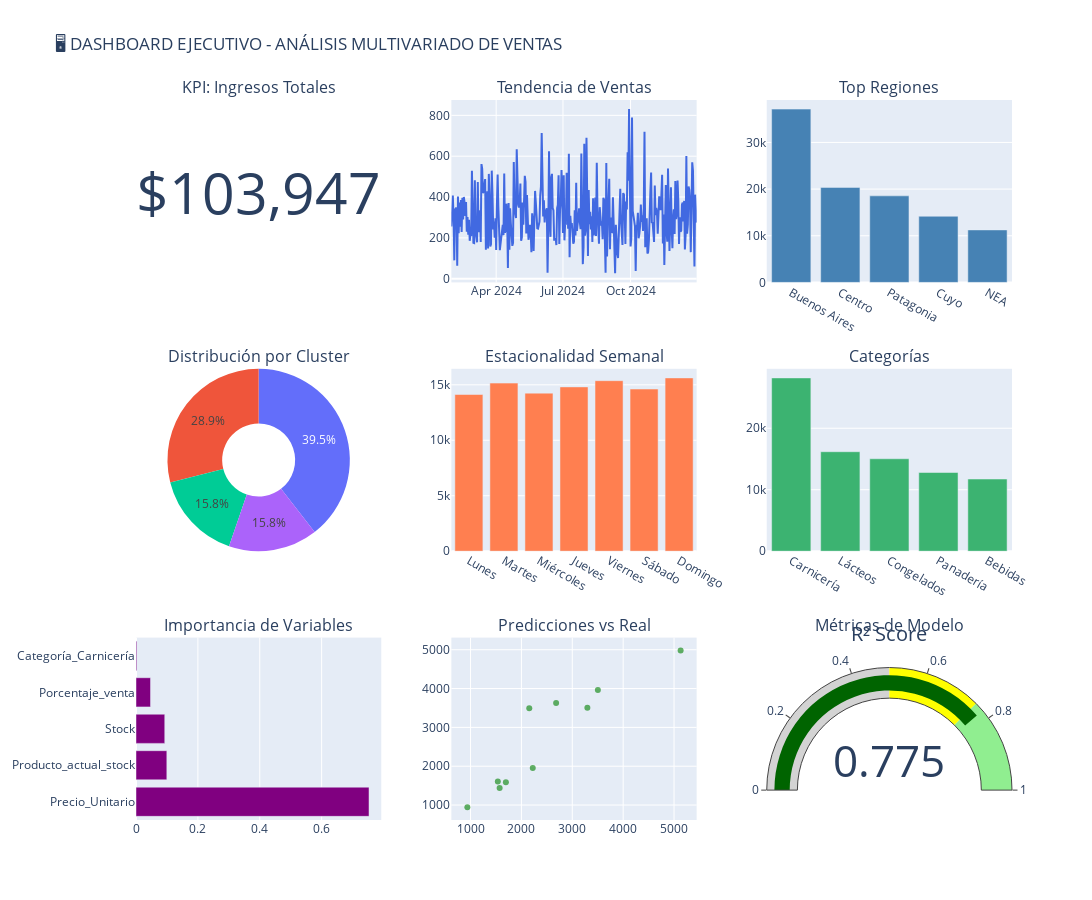

This figure's notebook cell:
### Code cell
# =============================================================================
# 9. DASHBOARD INTERACTIVO CONSOLIDADO
# =============================================================================

print("\n" + "="*70)
print("🖥️ DASHBOARD CONSOLIDADO FINAL")
print("="*70)

# Crear dashboard final con todos los elementos clave
fig_dashboard = make_subplots(
    rows=3, cols=3,
    subplot_titles=(
        'KPI: Ingresos Totales', 'Tendencia de Ventas', 'Top Regiones',
        'Distribución por Cluster', 'Estacionalidad Semanal', 'Categorías',
        'Importancia de Variables', 'Predicciones vs Real', 'Métricas de Modelo'
    ),
    specs=[
        [{"type": "indicator"}, {"type": "scatter"}, {"type": "bar"}],
        [{"type": "pie"}, {"type": "bar"}, {"type": "bar"}],
        [{"type": "bar"}, {"type": "scatter"}, {"type": "indicator"}]
    ],
    vertical_spacing=0.12,
    horizontal_spacing=0.08
)

# Row 1
# KPI Ingresos
fig_dashboard.add_trace(
    go.Indicator(mode="number", value=total_ventas, 
                 number={'prefix': "$", 'valueformat': ',.0f'}),
    row=1, col=1
)

# Tendencia
fig_dashboard.add_trace(
    go.Scatter(x=ventas_diarias.index, y=ventas_diarias['Cantidad_dinero'],
               mode='lines', line=dict(color='royalblue')),
    row=1, col=2
)

# Top Regiones
fig_dashboard.add_trace(
    go.Bar(x=ventas_region.head(5)['Región'], 
           y=ventas_region.head(5)['Ingresos'],
           marker_color='steelblue'),
    row=1, col=3
)

# Row 2
# Clusters Pie
cluster_dist = cluster_data['Cluster'].value_counts()
fig_dashboard.add_trace(
    go.Pie(labels=[f'Cluster {i}' for i in cluster_dist.index],
           values=cluster_dist.values, hole=0.4),
    row=2, col=1
)

# Estacionalidad
fig_dashboard.add_trace(
    go.Bar(x=dias_espanol, y=ventas_dia.values, marker_color='coral'),
    row=2, col=2
)

# Categorías
fig_dashboard.add_trace(
    go.Bar(x=ventas_categoria['Categoría'].astype(str).head(5),
           y=ventas_categoria['Ingresos'].head(5),
           marker_color='mediumseagreen'),
    row=2, col=3
)

# Row 3
# Importancia de variables (mejor modelo)
best_importance = pd.DataFrame({
    'Feature': feature_cols_global,
    'Importance': boosting_models[best_model]['model'].feature_importances_
}).nlargest(5, 'Importance')

fig_dashboard.add_trace(
    go.Bar(y=best_importance['Feature'], x=best_importance['Importance'],
           orientation='h', marker_color='purple'),
    row=3, col=1
)

# Predicciones vs Real
fig_dashboard.add_trace(
    go.Scatter(x=y_test_g, y=boosting_models[best_model]['predictions'],
               mode='markers', marker=dict(color='green', opacity=0.6)),
    row=3, col=2
)

# Métrica R²
fig_dashboard.add_trace(
    go.Indicator(
        mode="gauge+number",
        value=boosting_models[best_model]['metrics']['R2'],
        gauge={'axis': {'range': [0, 1]},
               'bar': {'color': "darkgreen"},
               'steps': [
                   {'range': [0, 0.5], 'color': "lightgray"},
                   {'range': [0.5, 0.75], 'color': "yellow"},
                   {'range': [0.75, 1], 'color': "lightgreen"}
               ]},
        title={'text': "R² Score"}
    ),
    row=3, col=3
)

fig_dashboard.update_layout(
    title_text="🖥️ DASHBOARD EJECUTIVO - ANÁLISIS MULTIVARIADO DE VENTAS",
    height=900,
    width=1400,
    showlegend=False
)
fig_dashboard.show()

print("\n✅ Dashboard generado exitosamente!")

### Figure 1 — Plotly figure (JSON) as saved in the notebook; plotly's stock layout.template omitted (floating-point values rounded to 4 significant figures; data arrays with more than 128 entries replaced by an {"elided": "..."} marker saying what was removed)
{"data": [{"domain": {"x": [0, 0.28], "y": [0.7467, 1]}, "mode": "number", "number": {"prefix": "$", "valueformat": ",.0f"}, "type": "indicator", "value": 103900.0}, {"line": {"color": "royalblue"}, "mode": "lines", "type": "scatter", "x": {"elided": "335 str values"}, "xaxis": "x", "y": {"elided": "335 float values"}, "yaxis": "y"}, {"marker": {"color": "steelblue"}, "type": "bar", "x": ["Buenos Aires", "Centro", "Patagonia", "Cuyo", "NEA"], "xaxis": "x2", "y": [37140.0, 20360.0, 18550.0, 14180.0, 11250.0], "yaxis": "y2"}, {"domain": {"x": [0, 0.28], "y": [0.3733, 0.6267]}, "hole": 0.4, "labels": ["Cluster 2", "Cluster 0", "Cluster 1", "Cluster 3"], "type": "pie", "values": [15, 11, 6, 6]}, {"marker": {"color": "coral"}, "type": "bar", "x": ["Lunes", "Martes", "Miércoles", "Jueves", "Viernes", "Sábado", "Domingo"], "xaxis": "x3", "y": [14120.0, 15150.0, 14250.0, 14810.0, 15370.0, 14620.0, 15620.0], "yaxis": "y3"}, {"marker": {"color": "mediumseagreen"}, "type": "bar", "x": ["Carnicería", "Lácteos", "Congelados", "Panadería", "Bebidas"], "xaxis": "x4", "y": [28190.0, 16180.0, 15030.0, 12800.0, 11740.0], "yaxis": "y4"}, {"marker": {"color": "purple"}, "orientation": "h", "type": "bar", "x": [0.7531, 0.09964, 0.09296, 0.04693, 0.002612], "xaxis": "x5", "y": ["Precio_Unitario", "Producto_actual_stock", "Stock", "Porcentaje_venta", "Categoría_Carnicería"], "yaxis": "y5"}, {"marker": {"color": "green", "opacity": 0.6}, "mode": "markers", "type": "scatter", "x": [1537.0, 938.0, 1695.0, 2682.0, 1572.0, 2223.0, 3296.0, 2155.0, 5129.0, 3503.0], "xaxis": "x6", "y": [1605.0, 946.5, 1587.0, 3629.0, 1436.0, 1952.0, 3506.0, 3491.0, 4981.0, 3964.0], "yaxis": "y6"}, {"domain": {"x": [0.72, 1], "y": [0, 0.2533]}, "gauge": {"axis": {"range": [0, 1]}, "bar": {"color": "darkgreen"}, "steps": [{"color": "lightgray", "range": [0, 0.5]}, {"color": "yellow", "range": [0.5, 0.75]}, {"color": "lightgreen", "range": [0.75, 1]}]}, "mode": "gauge+number", "title": {"text": "R² Score"}, "type": "indicator", "value": 0.7751}], "layout": {"annotations": [{"font": {"size": 16}, "showarrow": false, "text": "KPI: Ingresos Totales", "x": 0.14, "xanchor": "center", "xref": "paper", "y": 1, "yanchor": "bottom", "yref": "paper"}, {"font": {"size": 16}, "showarrow": false, "text": "Tendencia de Ventas", "x": 0.5, "xanchor": "center", "xref": "paper", "y": 1, "yanchor": "bottom", "yref": "paper"}, {"font": {"size": 16}, "showarrow": false, "text": "Top Regiones", "x": 0.86, "xanchor": "center", "xref": "paper", "y": 1, "yanchor": "bottom", "yref": "paper"}, {"font": {"size": 16}, "showarrow": false, "text": "Distribución por Cluster", "x": 0.14, "xanchor": "center", "xref": "paper", "y": 0.6267, "yanchor": "bottom", "yref": "paper"}, {"font": {"size": 16}, "showarrow": false, "text": "Estacionalidad Semanal", "x": 0.5, "xanchor": "center", "xref": "paper", "y": 0.6267, "yanchor": "bottom", "yref": "paper"}, {"font": {"size": 16}, "showarrow": false, "text": "Categorías", "x": 0.86, "xanchor": "center", "xref": "paper", "y": 0.6267, "yanchor": "bottom", "yref": "paper"}, {"font": {"size": 16}, "showarrow": false, "text": "Importancia de Variables", "x": 0.14, "xanchor": "center", "xref": "paper", "y": 0.2533, "yanchor": "bottom", "yref": "paper"}, {"font": {"size": 16}, "showarrow": false, "text": "Predicciones vs Real", "x": 0.5, "xanchor": "center", "xref": "paper", "y": 0.2533, "yanchor": "bottom", "yref": "paper"}, {"font": {"size": 16}, "showarrow": false, "text": "Métricas de Modelo", "x": 0.86, "xanchor": "center", "xref": "paper", "y": 0.2533, "yanchor": "bottom", "yref": "paper"}], "height": 900, "showlegend": false, "title": {"text": "🖥️ DASHBOARD EJECUTIVO - ANÁLISIS MULTIVARIADO DE VENTAS"}, "width": 1400, "xaxis": {"anchor": "y", "domain": [0.36, 0.64]}, "xaxis2": {"anchor": "y2", "domain": [0.72, 1]}, "xaxis3": {"anchor": "y3", "domain": [0.36, 0.64]}, "xaxis4": {"anchor": "y4", "domain": [0.72, 1]}, "xaxis5": {"anchor": "y5", "domain": [0, 0.28]}, "xaxis6": {"anchor": "y6", "domain": [0.36, 0.64]}, "yaxis": {"anchor": "x", "domain": [0.7467, 1]}, "yaxis2": {"anchor": "x2", "domain": [0.7467, 1]}, "yaxis3": {"anchor": "x3", "domain": [0.3733, 0.6267]}, "yaxis4": {"anchor": "x4", "domain": [0.3733, 0.6267]}, "yaxis5": {"anchor": "x5", "domain": [0, 0.2533]}, "yaxis6": {"anchor": "x6", "domain": [0, 0.2533]}}}
